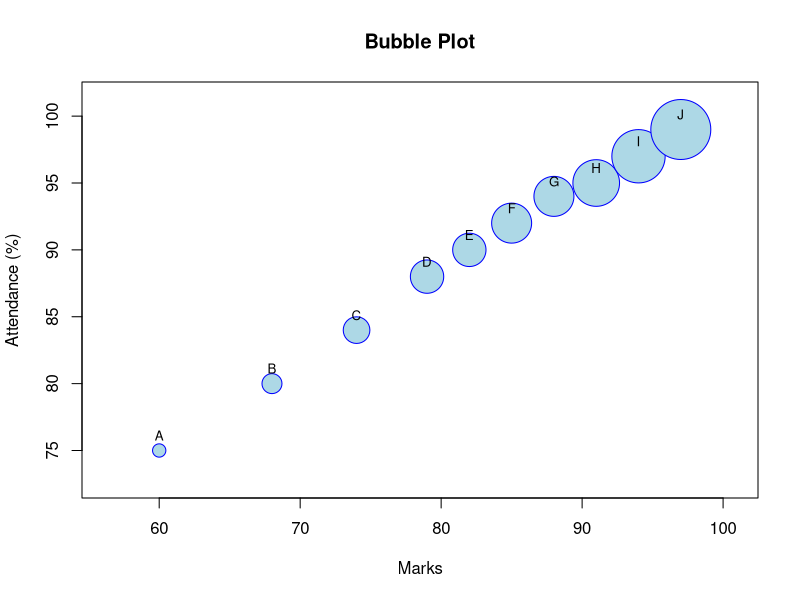
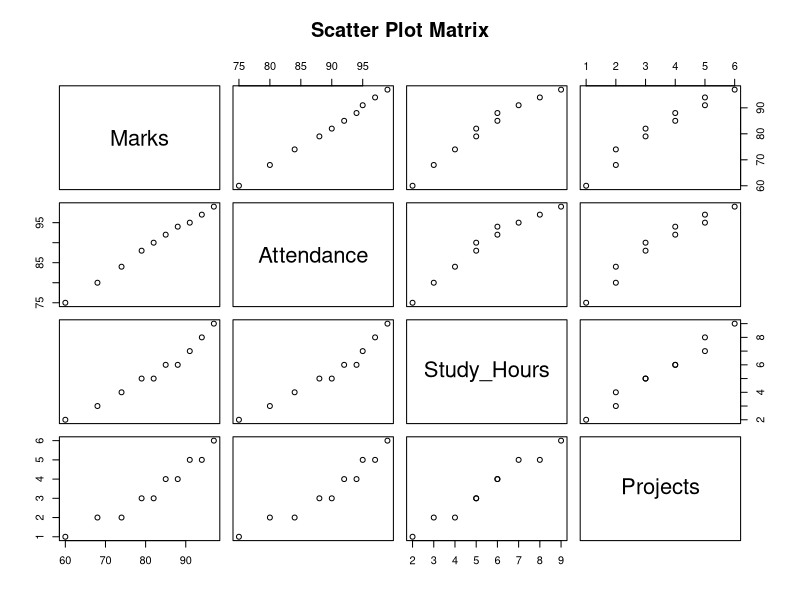
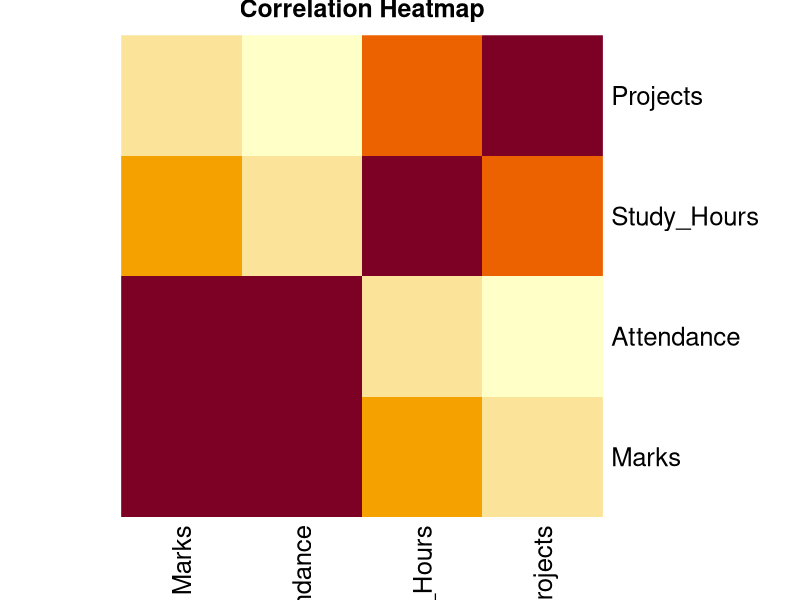

Reproduce these figures in R, in order.
marks <- c(60,68,74,79,82,85,88,91,94,97)
att <- c(75,80,84,88,90,92,94,95,97,99)
hrs <- c(2,3,4,5,5,6,6,7,8,9)
proj <- c(1,2,2,3,3,4,4,5,5,6)
stu <- c("A","B","C","D","E","F","G","H","I","J")

# ---------------- Q1 Bubble Plot ----------------

symbols(marks,
        att,
        circles = hrs,
        inches = 0.3,
        bg = "lightblue",
        fg = "blue",
        xlab = "Marks",
        ylab = "Attendance (%)",
        main = "Bubble Plot")

text(marks,
     att,
     labels = stu,
     pos = 3,
     cex = 0.8)

# ---------------- Q2 Scatter Plot Matrix ----------------

dev.new()

pairs(data.frame(Marks = marks,
                 Attendance = att,
                 Study_Hours = hrs,
                 Projects = proj),
      main = "Scatter Plot Matrix")

# ---------------- Q5 Heatmap ----------------

dev.new()

heatmap(cor(data.frame(Marks = marks,
                       Attendance = att,
                       Study_Hours = hrs,
                       Projects = proj)),
        Rowv = NA,
        Colv = NA,
        scale = "none",
        main = "Correlation Heatmap")

# ---------------- Q3 Correlation ----------------

corr <- cor(data.frame(Marks = marks,
                       Attendance = att,
                       Study_Hours = hrs))

# ---------------- Q4 Highest Marks ----------------

top_student <- data.frame(Student = stu,
                          Marks = marks,
                          Attendance = att,
                          Study_Hours = hrs,
                          Projects = proj)[which.max(marks), ]

cat("\n")
cat("Q1. Bubble plot created.\n")
cat("    X-axis : Marks\n")
cat("    Y-axis : Attendance (%)\n")
cat("    Bubble Size : Study Hours\n\n")

cat("Q2. Scatter Plot Matrix created using pairs() function.\n\n")

cat("Q3. Correlation among Marks, Attendance and Study Hours:\n")
print(round(corr, 3))

cat("\nQ4. Student with the highest marks and largest bubble:\n")
print(top_student)

cat("\nQ5. Heatmap created showing relationships among all numerical variables.\n")
